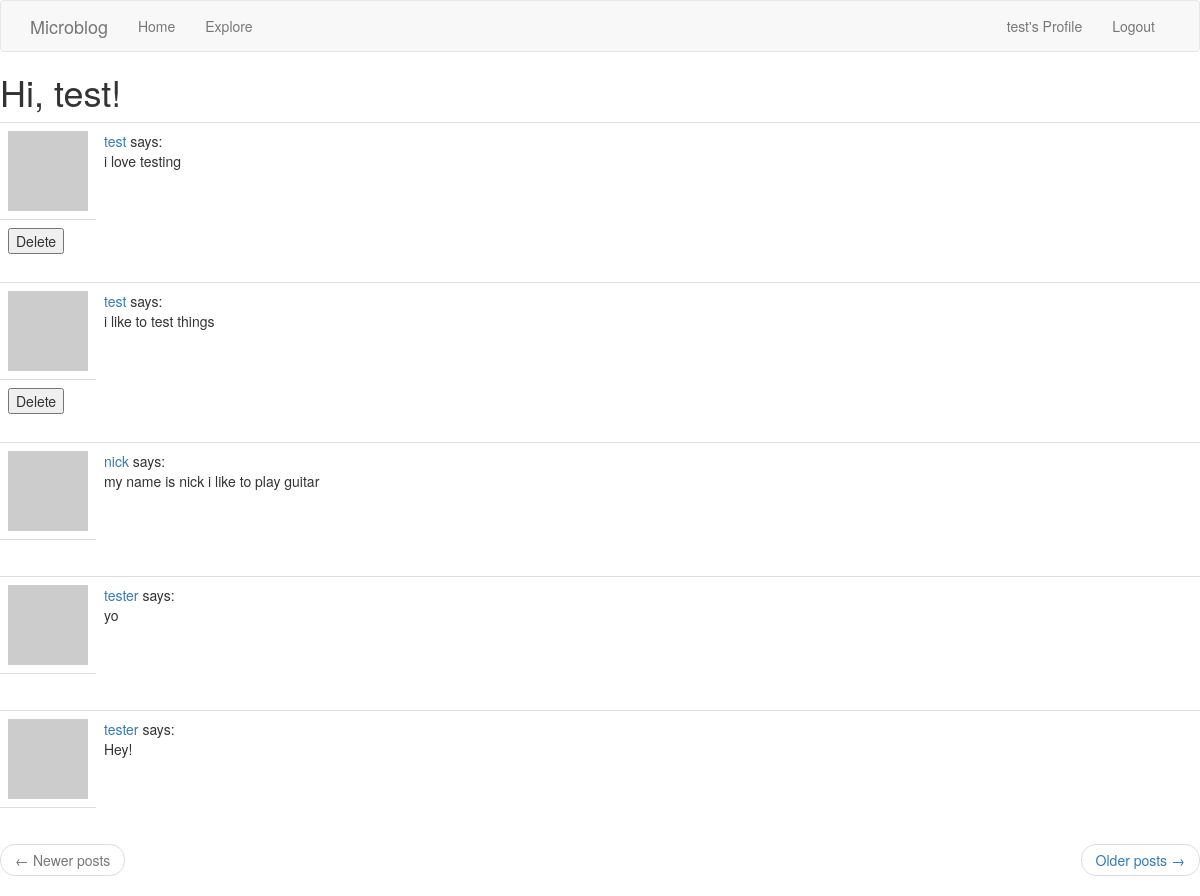
The app's page /explore (signed in) with its own data.
### app/models.py (models this page shows, shortened)
class User(UserMixin, db.Model):
    id = db.Column(db.Integer, primary_key=True)
    username = db.Column(db.String(64), index=True, unique=True)
    email = db.Column(db.String(120), index=True, unique=True)
    password_hash = db.Column(db.String(128))
    posts = db.relationship('Post', backref='author', lazy='dynamic')
    about_me = db.Column(db.String(140))
    last_seen = db.Column(db.DateTime, default=datetime.utcnow)
    def avatar(self, size):
        digest = md5(self.email.lower().encode('utf-8')).hexdigest()
        return 'https://www.gravatar.com/avatar/{}?d=identicon&s={}'.format(
            digest, size)
    followed = db.relationship(
        'User', secondary=followers,
        primaryjoin=(followers.c.follower_id == id),
        secondaryjoin=(followers.c.followed_id == id),
        backref=db.backref('followers', lazy='dynamic'), lazy='dynamic')

class Post(db.Model):
    id = db.Column(db.Integer, primary_key=True)
    body = db.Column(db.String(140))
    timestamp = db.Column(db.DateTime, index=True, default=datetime.utcnow)
    user_id = db.Column(db.Integer, db.ForeignKey('user.id'))

### app/routes.py (the view)
@app.route('/explore')
@login_required
def explore():
    page = request.args.get('page', 1, type=int)
    posts = Post.query.order_by(Post.timestamp.desc()).paginate(
        page, app.config['POSTS_PER_PAGE'], False)
    next_url = url_for('explore', page=posts.next_num) \
        if posts.has_next else None
    prev_url = url_for('explore', page=posts.prev_num) \
        if posts.has_prev else None
    return render_template("index.html", title='Explore', posts=posts.items,
                          next_url=next_url, prev_url=prev_url, currentUser=current_user.username)

### app/models.py (called while the page is built)
@login.user_loader
def load_user(id):
    return User.query.get(int(id))

### app/routes.py (called while the page is built)
@app.before_request
def before_request():
    if current_user.is_authenticated:
        current_user.last_seen = datetime.utcnow()
        db.session.commit()

### app/templates/index.html (shortened to what this page needs)
{% extends "base.html" %}
{% block content %}
    <h1>Hi, {{ current_user.username }}!</h1>
    {% for post in posts %}
        {% include '_post.html' %}
    {% endfor %}
    <nav aria-label="...">
            <ul class="pager">
                <li class="previous{% if not prev_url %} disabled{% endif %}">
                    <a href="{{ prev_url or '#' }}">
                        <span aria-hidden="true">&larr;</span> Newer posts
                    </a>
                </li>
                <li class="next{% if not next_url %} disabled{% endif %}">
                    <a href="{{ next_url or '#' }}">
                        Older posts <span aria-hidden="true">&rarr;</span>
                    </a>
                </li>
            </ul>
        </nav>
{% endblock %}

### app/templates/base.html (shortened to what this page needs)
{% extends 'bootstrap/base.html' %}
{% block navbar %}
    <nav class="navbar navbar-default">
        <div class="container">
            <div class="navbar-header">
                <a class="navbar-brand" href="{{ url_for('index') }}">Microblog</a>
            </div>
            <div class="collapse navbar-collapse" id="bs-example-navbar-collapse-1">
                <ul class="nav navbar-nav">
                    <li><a href="{{ url_for('index') }}">Home</a></li>
                    <li><a href="{{ url_for('explore') }}">Explore</a></li>
                </ul>
                <ul class="nav navbar-nav navbar-right">
                    {% if current_user.is_anonymous %}
                    <li><a href="{{ url_for('login') }}">Login</a></li>
                    {% else %}
                    <li><a href="{{ url_for('user', username=current_user.username) }}">{{current_user.username}}'s Profile</a></li>
                    <li><a href="{{ url_for('logout') }}">Logout</a></li>
                    {% endif %}
                </ul>
            </div>
        </div>
    </nav>
{% endblock %}

### app/templates/_post.html (shortened to what this page needs)
<table class="table table-hover">
    <tr>
        <td width="70px">
            <a href="{{ url_for('user', username=post.author.username) }}">
                <img src="{{ post.author.avatar(70) }}" />
            </a>
        </td>
        <td>
            <a href="{{ url_for('user', username=post.author.username) }}">
                {{ post.author.username }}
            </a>
            says:
            <br>
            {{ post.body }}
        </td>
    </tr>
    <td>
        {% if currentUser == post.author.username %}
        <form action="{{ url_for('delete_post') }}" method=post>
            <input type="submit" value="Delete" />
        </form>
        {% endif %}
    </td>
</table>

### records on screen
User: username "test"
Post: author.username "test", body "i love testing"
Post: author.username "test", body "i like to test things"
Post: author.username "nick", body "my name is nick i like to play guitar"
Post: author.username "tester", body "yo"
Post: author.username "tester", body "Hey!"
